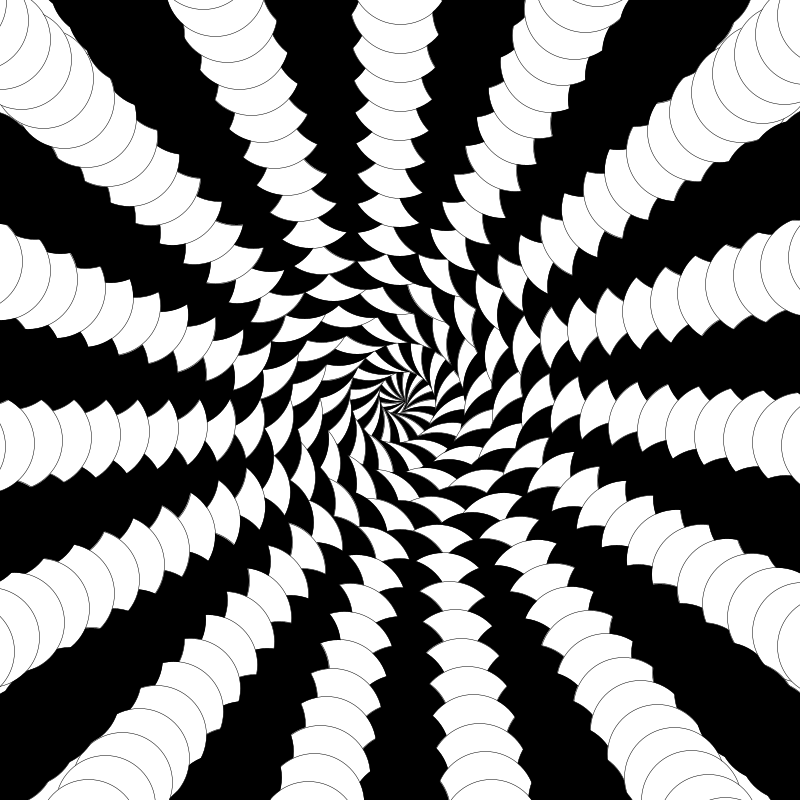
Frame 1 (no input)
Frame 60 (the mouse pressed at the canvas centre just before this capture): identical to frame 1, image omitted
Frame 120 (the mouse held since frame 60 and released just before this capture): identical to frame 1, image omitted

The Processing sketch that drew this single still picture (run headless with seeded random() and noise(); from frame 60 on, the mouse is pressed at the canvas centre):

// Processing sketch: processing_10059
// ── processing_10059.pde

/**
*    diese function malt eine spirale
*
*    fjenett 20090417
*/

    void setup ()
    {
        size( 800, 800 );   
        frameRate(10);
        strokeWeight( 0.5 );
        smooth();
    }
    
    void draw ()
    {
        background( 255 );

        spiral( width/2, height/2, 20, 600, 20 );
    }
    
    void spiral ( int x, int y, float radius_inner, float radius_outer, float turns )
    {  
         boolean flipflop = false;
        float res = 12;
        float r = 0.0;
        float d = 0.0;
        float dsteps = (360.0/res)*turns;
        int s = 0;
    
        beginShape();
    
        for ( float i = 0; i <= (360*turns); i+=res )
        {
            beginShape(); 
            if ( flipflop )
        fill ( 0 );
    else
        fill( 255 );
     
    flipflop = !flipflop;
            d = map( s, 0, dsteps, radius_inner, radius_outer );
            s++;
            r = -HALF_PI + radians( i );
            ellipse( x + cos(r) * d, y + sin(r) * d, 100, 100 );
            endShape(); 
            
           
        }
        
     
    
        endShape();
    }
    
    
